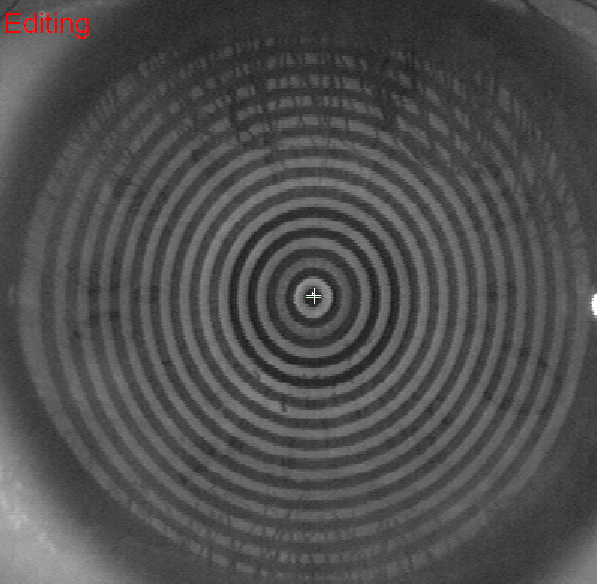
#> input picture Internship_MSR/code/Axial_Map/normal_test1.bmp, 597 x 584 px
$ python -i util_axial.py   (imports and definitions only)
#> lines starting #> are read from the running program, lines starting #| are printed output that depends on the picture
#> further down, picture is the input picture: shape (584, 597, 3); mean B, G, R 78, 78, 78.4
import cv2
import numpy as np
import matplotlib.pyplot as plt
from sklearn.cluster import DBSCAN
import collections
import util

#--------------------------------------------------------------
# This is the function to assign each point on the ring, the label(ring number).
# First element in the output list is corresponding to innermost ring, and last corresponding to outermost ring.

# Input: Gray-scale corneal image and the coordinate of center of the co-centric rings.
# Output: A python List, where ith element of this list is a 2D-array of coordinates of points on the ith ring.

# [30 lines left out: functions get_rings, polar2cart, not called in this run]
#----------------------------------------------------------------

def temp_erase_edge_points(edgemap):
	points_KT = [(285,226), (299,226), (294, 226), (304,225), (285,203), (289,204), (294,204)]
	n=4
	for x,y in points_KT:
		x_min = x-n
		x_max = x+n
		y_min = y-n
		y_max = y+n
		edgemap[y_min:y_max, x_min:x_max]=0
	return edgemap


def clean_image(img):#returns edgemap after cleaning of image.
	gray = cv2.cvtColor(img, cv2.COLOR_BGR2GRAY)
	# [6 lines of commented-out code are left out]

	gausBlur1 = cv2.GaussianBlur(gray, (5,5),10)

	difference = gray-gausBlur1
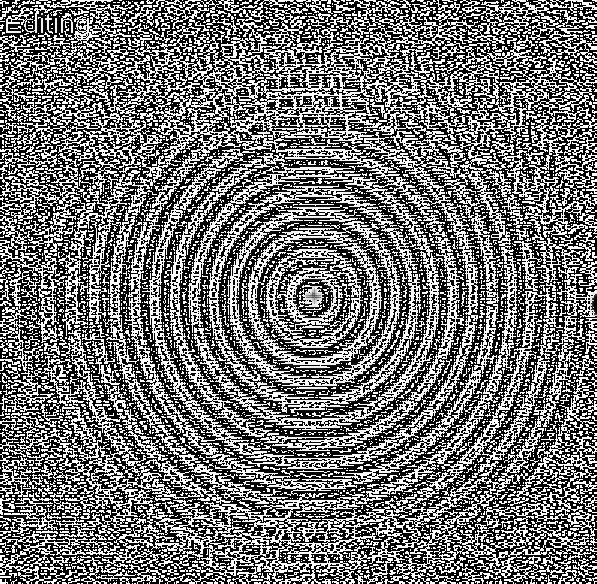
#> difference: shape (584, 597); min 0, max 255, mean 115.6
	enhanced_gray = 2*difference+gray

	bilateral = cv2.bilateralFilter(enhanced_gray, 15, 75, 75)

	# plt.figure()
	# plt.imshow(bilateral, cmap='gray')

	kernel_3 = cv2.getStructuringElement(cv2.MORPH_RECT, (3, 3))
	output = cv2.morphologyEx(bilateral, cv2.MORPH_OPEN, kernel_3, iterations=1)
	output = cv2.morphologyEx(output, cv2.MORPH_CLOSE, kernel_3, iterations=1)
	# plt.figure()
	# plt.imshow(output, cmap='gray')

	gausBlur2 = cv2.GaussianBlur(output, (5,5),10)
	output = output-gausBlur2
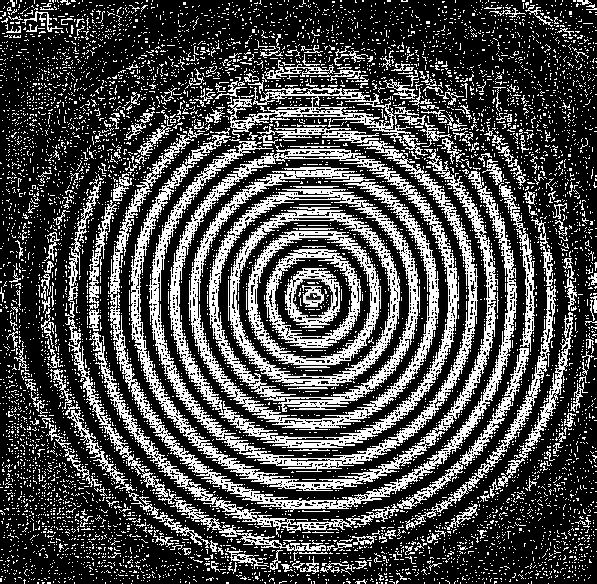
#> output: shape (584, 597); min 0, max 255, mean 75.7


	final = cv2.medianBlur(output, 5)
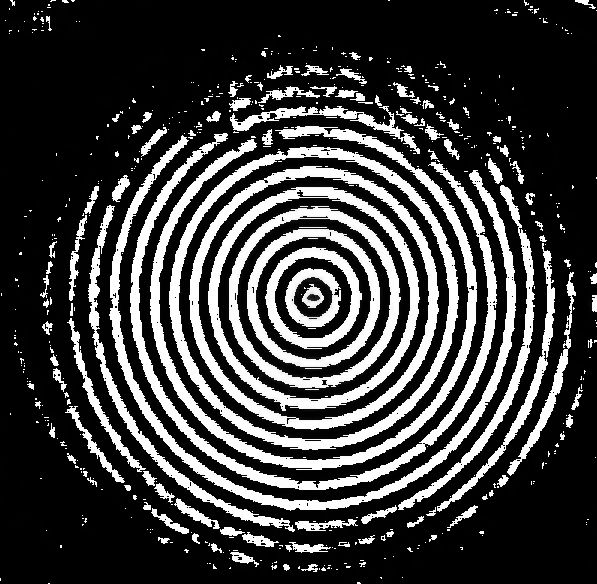
#> final: shape (584, 597); min 0, max 255, mean 61.9
	final = cv2.medianBlur(final, 5)
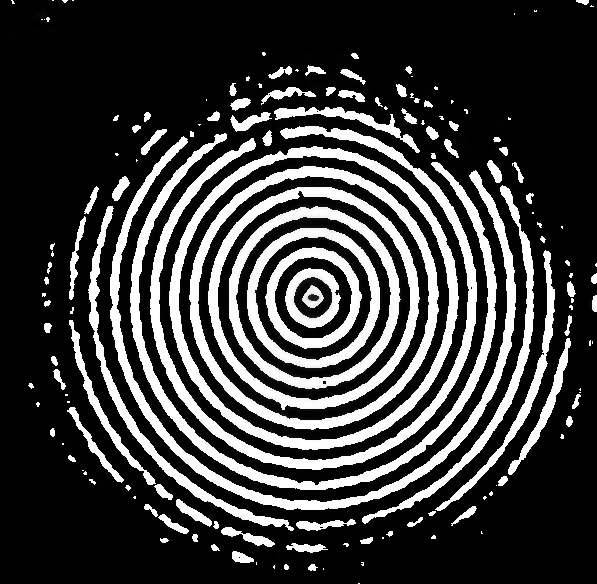
#> final: shape (584, 597); min 0, max 255, mean 60
	# plt.figure()
	# plt.imshow(final, cmap='gray')


	final_output = cv2.Canny(final,30,55)
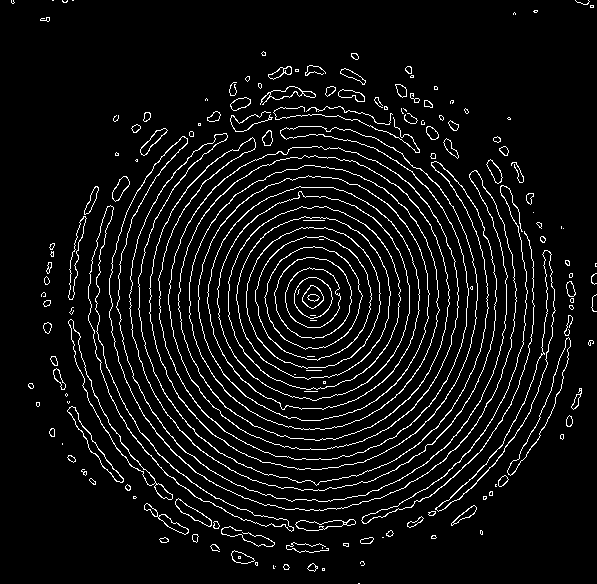
#> final_output: shape (584, 597); 6.2% white in thin lines or dots
	final_output = temp_erase_edge_points(final_output)
#> after the loop in temp_erase_edge_points, `for x,y in points_KT:`: edgemap: shape (584, 597); 6.2% white in thin lines or dots
	# plt.figure()
	# plt.imshow(final_output, cmap='gray')
	# plt.show()

	return final, final_output

#--------------------------------------------------------------
# Detecting hough circles in the gray scale image.
# This function is to detect innermost circle with a radius range (5pixels-35pixels)

# Input: Gray-scale image of cornea with placido reflection.
# Output: Center (x,y) of co-centric rings.

# [132 lines left out: functions detect_circle, delta_radius, cluster_rgb, color_mapping_to_delta_r, axial_scatter_plot, not called in this run]

#------------------------------------------------------
#------------------------------------------------------

>>> import cv2
>>> picture = cv2.imread('normal_test1.bmp')
>>> result = clean_image(picture)

$ run again, on Internship_MSR/code/Axial_Map/test_1.bmp
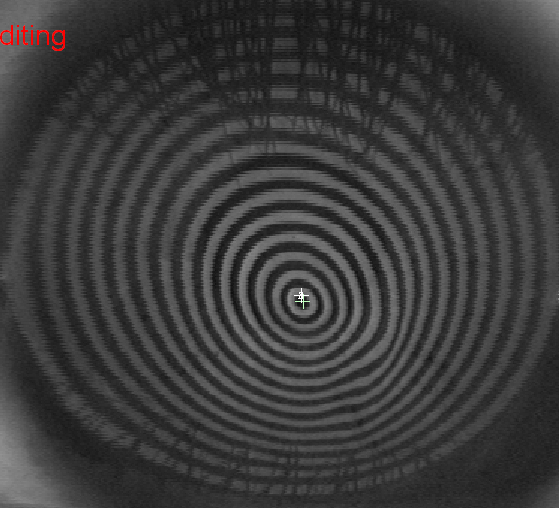
#> input picture Internship_MSR/code/Axial_Map/test_1.bmp, 559 x 508 px
#> picture is the input picture: shape (508, 559, 3); mean B, G, R 57.8, 57.9, 58.2
#> in clean_image, `output = output-gausBlur2`:
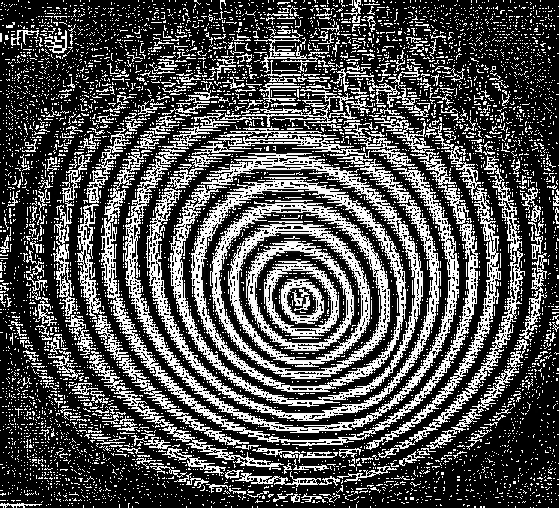
#> output: shape (508, 559); min 0, max 255, mean 80.6
#> in clean_image, `final_output = cv2.Canny(final,30,55)`:
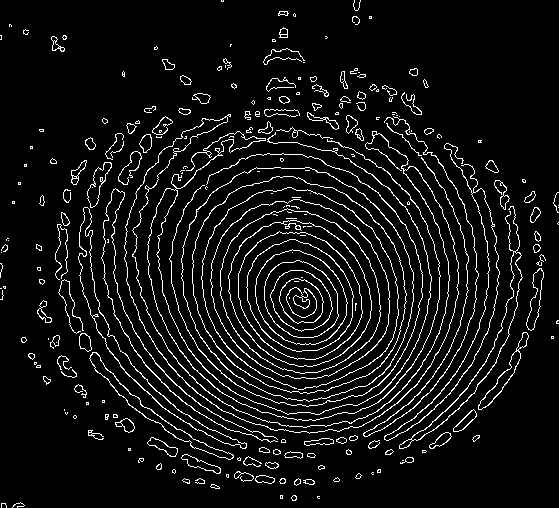
#> final_output: shape (508, 559); 7.1% white in thin lines or dots

$ run again, on Internship_MSR/code/Axial_Map/test_1_axial.bmp
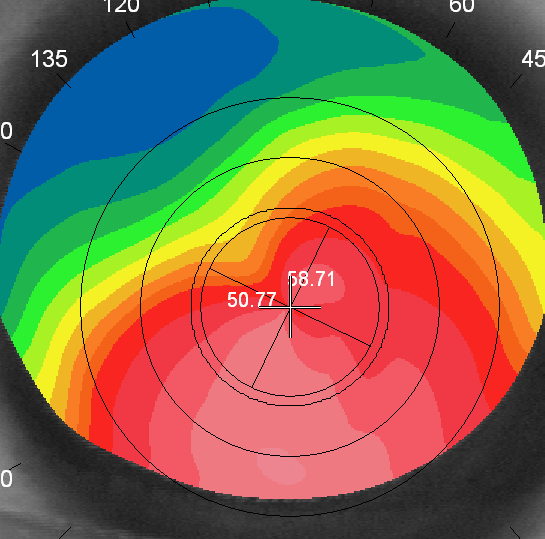
#> input picture Internship_MSR/code/Axial_Map/test_1_axial.bmp, 545 x 539 px
#> picture is the input picture: shape (539, 545, 3); mean B, G, R 74.8, 110.5, 129.8
#> in clean_image, `bilateral = cv2.bilateralFilter(enhanced_gray, 15, 75, 75)`:
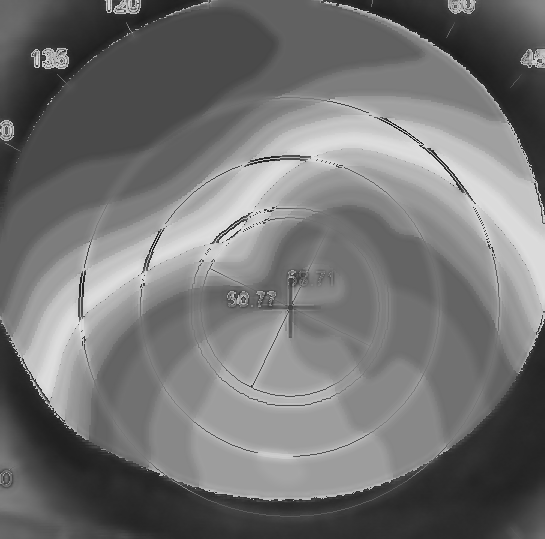
#> bilateral: shape (539, 545); min 26, max 226, mean 115.2
#> in clean_image, `final_output = cv2.Canny(final,30,55)`:
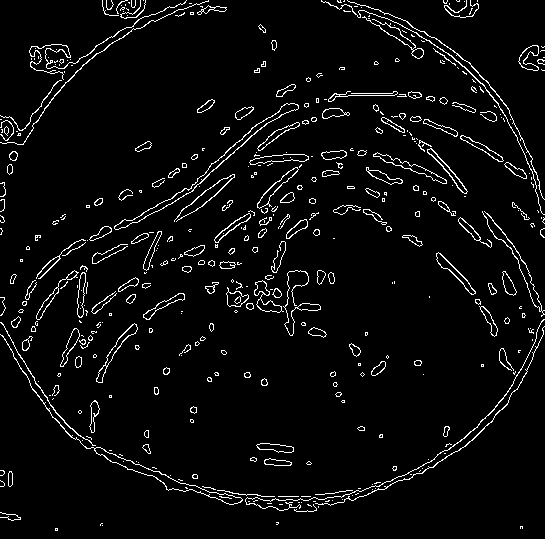
#> final_output: shape (539, 545); 4.5% white in thin lines or dots
